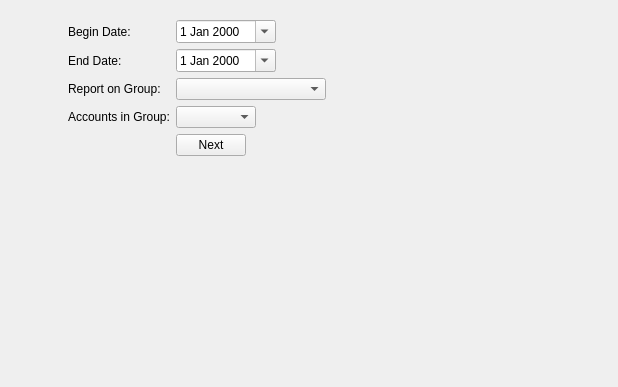
<?xml version="1.0" encoding="UTF-8"?>
<ui version="4.0">
 <class>TrialBalance</class>
 <widget class="QWidget" name="TrialBalance">
  <property name="geometry">
   <rect>
    <x>0</x>
    <y>0</y>
    <width>618</width>
    <height>387</height>
   </rect>
  </property>
  <property name="windowTitle">
   <string>Form</string>
  </property>
  <layout class="QGridLayout" name="gridLayout">
   <item row="0" column="0">
    <widget class="QFrame" name="frame">
     <property name="maximumSize">
      <size>
       <width>500</width>
       <height>16777215</height>
      </size>
     </property>
     <property name="frameShape">
      <enum>QFrame::NoFrame</enum>
     </property>
     <property name="frameShadow">
      <enum>QFrame::Raised</enum>
     </property>
     <layout class="QFormLayout" name="formLayout">
      <item row="3" column="0">
       <widget class="QLabel" name="label_3">
        <property name="text">
         <string>Report on Group:</string>
        </property>
       </widget>
      </item>
      <item row="3" column="1">
       <widget class="QComboBox" name="accgroup">
        <property name="maximumSize">
         <size>
          <width>150</width>
          <height>16777215</height>
         </size>
        </property>
       </widget>
      </item>
      <item row="4" column="0">
       <widget class="QLabel" name="label_4">
        <property name="text">
         <string>Accounts in Group:</string>
        </property>
       </widget>
      </item>
      <item row="4" column="1">
       <widget class="QComboBox" name="accgroup_sub">
        <property name="maximumSize">
         <size>
          <width>80</width>
          <height>16777215</height>
         </size>
        </property>
       </widget>
      </item>
      <item row="6" column="1">
       <widget class="QPushButton" name="btn_next">
        <property name="maximumSize">
         <size>
          <width>70</width>
          <height>16777215</height>
         </size>
        </property>
        <property name="text">
         <string>Next</string>
        </property>
       </widget>
      </item>
      <item row="2" column="0">
       <widget class="QLabel" name="label_2">
        <property name="text">
         <string>End Date:</string>
        </property>
       </widget>
      </item>
      <item row="2" column="1">
       <widget class="QDateEdit" name="enddate">
        <property name="maximumSize">
         <size>
          <width>100</width>
          <height>16777215</height>
         </size>
        </property>
        <property name="calendarPopup">
         <bool>true</bool>
        </property>
       </widget>
      </item>
      <item row="1" column="0">
       <widget class="QLabel" name="label_5">
        <property name="text">
         <string>Begin Date:</string>
        </property>
       </widget>
      </item>
      <item row="1" column="1">
       <widget class="QDateEdit" name="begindate">
        <property name="maximumSize">
         <size>
          <width>100</width>
          <height>16777215</height>
         </size>
        </property>
        <property name="calendarPopup">
         <bool>true</bool>
        </property>
       </widget>
      </item>
     </layout>
    </widget>
   </item>
  </layout>
 </widget>
 <resources/>
 <connections/>
</ui>
